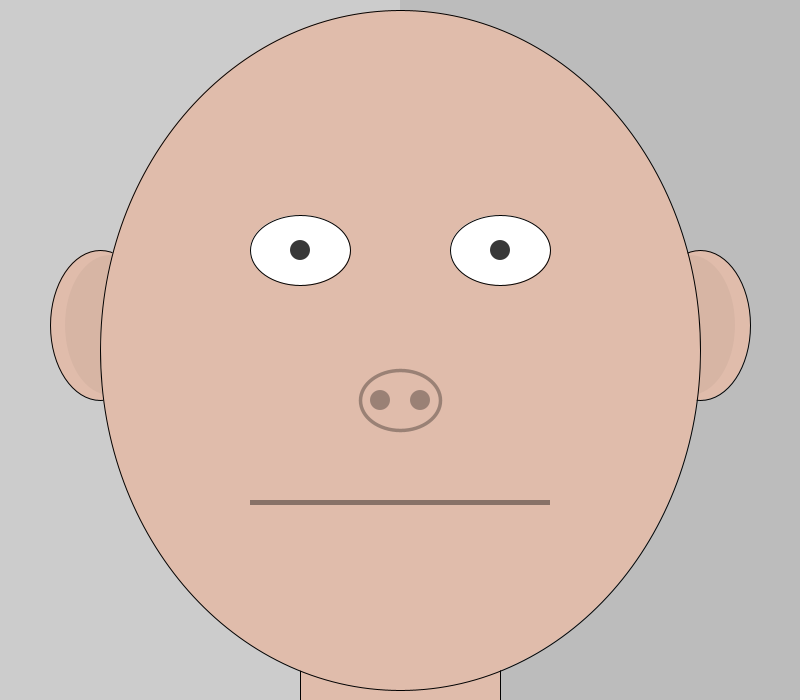
Frame 1 (no input)
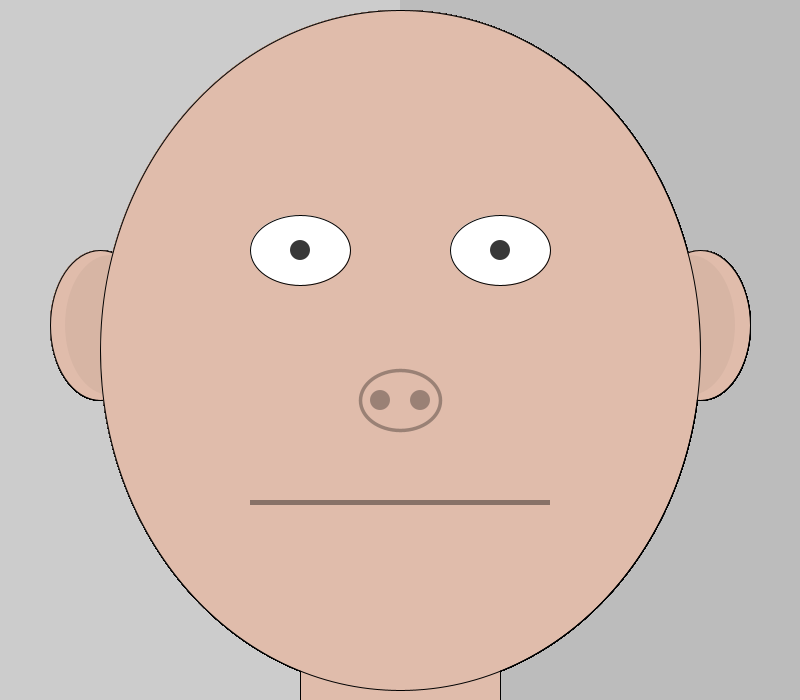
Frame 60 (the mouse pressed at the canvas centre just before this capture)
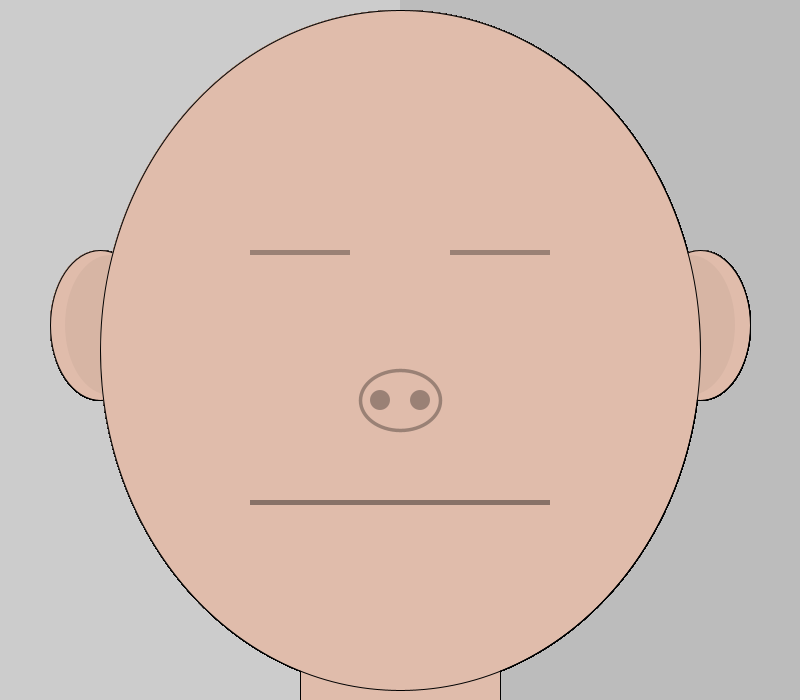
Frame 120 (the mouse held since frame 60 and released just before this capture)

The Processing sketch that drew these frames (run headless with seeded random() and noise(); from frame 60 on, the mouse is pressed at the canvas centre):

// Processing sketch: Selfie
// ── Selfie.pde

void setup(){

  size(800, 700);
  frameRate(120);

  //two toned BackGround
  fill(0,0,0,20);
  noStroke();
  rect(400,0,800,700);


}


void draw(){
  stroke(1);
  fill(224,188,171,256);

  //ears
  ellipse(100,325,100,150);
  ellipse(700,325,100,150);

  noStroke();
  //2.nd ears
  fill(0,0,0,10);
  ellipse(110,325,90,140);
  ellipse(690,325,90,140);

  stroke(1);
  fill(224,188,171,255);
  //neck
  rect(300,600,200,500);

  //body
  ellipse(400,350,600,680);
  

//EYE CONTROL

  if(mousePressed){
  
  //closed eyes
    noStroke();
    fill(0,0,0,80);
    rect(250,250,100,5);
    rect(450,250,100,5);
    stroke(1);
    
  }else{
    //open eyes
  
    //eyes white
    fill(255,255,255);
    ellipse(300,250,100,70);

    ellipse(500,250,100,70);

    noStroke();

    //eyes black

    fill(0,0,0,200);

    ellipse(300,250,20,20);

    ellipse(500,250,20,20);
  }


  noStroke();

  fill(0,0,0,80);

  //nose

  ellipse(380,400,20,20);
  ellipse(420,400,20,20);
  
  noFill();
  strokeWeight(3.5);
  stroke(0,0,0,80);
  ellipse(400,400,80,60);

  strokeWeight(1);
  noStroke();
  //MOUTH CHANGING

  fill(0,0,0,100);

  if (mouseX > 400){
    
    //mouth
    arc(400,500,300,200,0,PI);

    //tooth
    fill(255,255,255,255);
    bezier(375,500,375,550,420,550,420,500);
  }
  else{

    rect(250,500,300,5);  
  
  }

}
